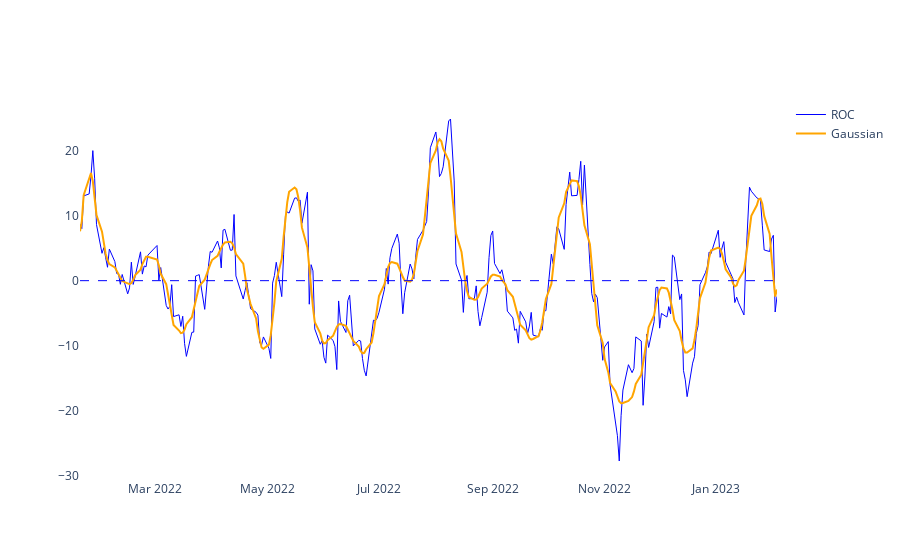

This figure's notebook cell:
### Code cell
resultados_roc = ta.momentum.ROCIndicator(df["Close"],12,False)
resultados_roc.roc().dropna(inplace=True)

resultados_roc_sem_null = resultados_roc.roc().dropna()

roc_np = resultados_roc_sem_null.to_numpy()

roc_np = roc_np.reshape(1,len(roc_np))


smoother_roc = GaussianSmoother(n_knots=80, sigma=0.007)
smoother_roc.smooth(roc_np)


fig = go.Figure()

fig.add_trace(
    go.Scatter(
        name="ROC",
        x=resultados_roc_sem_null.index,
        y=resultados_roc_sem_null,
        line=dict(color='blue', width=1))
)

fig.add_trace(
    go.Scatter(
        x=resultados_roc_sem_null.index,
        y=smoother_roc.smooth_data[0],
        mode='lines',
        name='Gaussian',
        line=dict(color="orange"))
)


fig.add_hline(y=0,line_color="blue",line_width=1, line_dash="dash")
fig.update_layout(paper_bgcolor='rgba(0,0,0,0)', plot_bgcolor='rgba(0,0,0,0)')

### Figure 1 — Plotly figure (JSON) as saved in the notebook; plotly's stock layout.template omitted (floating-point values rounded to 4 significant figures; data arrays with more than 128 entries replaced by an {"elided": "..."} marker saying what was removed)
{"data": [{"line": {"color": "blue", "width": 1}, "name": "ROC", "type": "scatter", "x": {"elided": "263 str values"}, "y": {"elided": "263 float values"}}, {"line": {"color": "orange"}, "mode": "lines", "name": "Gaussian", "type": "scatter", "x": {"elided": "263 str values"}, "y": {"elided": "263 float values"}}], "layout": {"paper_bgcolor": "rgba(0,0,0,0)", "plot_bgcolor": "rgba(0,0,0,0)", "shapes": [{"line": {"color": "blue", "dash": "dash", "width": 1}, "type": "line", "x0": 0, "x1": 1, "xref": "x domain", "y0": 0, "y1": 0, "yref": "y"}]}}
